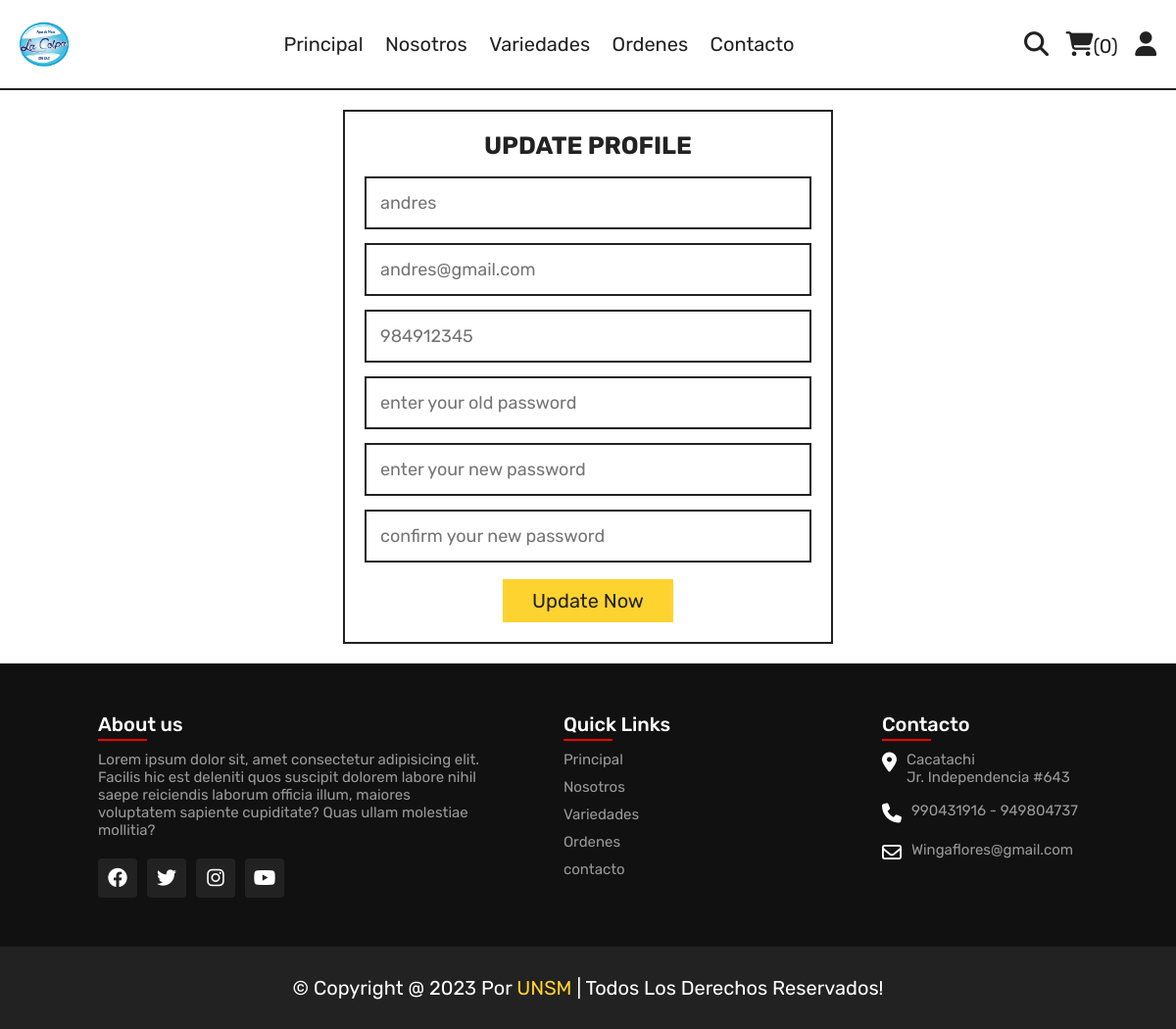
/update_profile.php (signed in), run on the app's committed database.
### tables this page shows
CREATE TABLE `users` (
  `id` int(100) NOT NULL,
  `name` varchar(20) NOT NULL,
  `email` varchar(50) NOT NULL,
  `number` varchar(10) NOT NULL,
  `password` varchar(50) NOT NULL,
  `address` varchar(500) NOT NULL
);

### update_profile.php (the view, shortened to what this page needs)
<?php
include 'components/connect.php';
?>
<!DOCTYPE html>
<html lang="en">
<head>
   <link rel="stylesheet" href="https://cdnjs.cloudflare.com/ajax/libs/font-awesome/6.1.1/css/all.min.css">
   <link rel="stylesheet" href="css/style.css">
</head>
<body>
<?php include 'components/user_header.php'; ?>
<section class="form-container update-form">
   <form action="" method="post">
      <h3>update profile</h3>
      <input type="text" name="name" placeholder="<?= $fetch_profile['name']; ?>" class="box" maxlength="50">
      <input type="email" name="email" placeholder="<?= $fetch_profile['email']; ?>" class="box" maxlength="50" oninput="this.value = this.value.replace(/\s/g, '')">
      <input type="number" name="number" placeholder="<?= $fetch_profile['number']; ?>"" class="box" min="0" max="9999999999" maxlength="10">
      <input type="password" name="old_pass" placeholder="enter your old password" class="box" maxlength="50" oninput="this.value = this.value.replace(/\s/g, '')">
      <input type="password" name="new_pass" placeholder="enter your new password" class="box" maxlength="50" oninput="this.value = this.value.replace(/\s/g, '')">
      <input type="password" name="confirm_pass" placeholder="confirm your new password" class="box" maxlength="50" oninput="this.value = this.value.replace(/\s/g, '')">
      <input type="submit" value="update now" name="submit" class="btn">
   </form>
</section>
<?php include 'components/footer.php'; ?>
</body>
</html>

### css/style.css (style rules this page uses)
:root { --yellow:#fed330; --red:#e74c3c; --white:#fff; --black:#222; --light-color:#777; --border:.2rem solid var(--black); }
* { font-family: 'Rubik', sans-serif; margin:0; padding:0; box-sizing: border-box; outline: none; border: none; text-decoration: none; }
html { font-size: 62.5%; overflow-x: hidden; scroll-behavior: smooth; stop-opacity: 7rem; }
section { margin:0 auto; max-width: 1200px; padding:2rem; }
.btn, .delete-btn { margin-top: 1rem; display: inline-block; font-size: 2rem; padding:1rem 3rem; cursor: pointer; text-transform: capitalize; transition: .2s linear; }
.btn { background-color: var(--yellow); color:var(--black); }
.form-container form { border:var(--border); margin:0 auto; max-width: 50rem; padding:2rem; text-align: center; }
.form-container form h3 { font-size: 2.5rem; color:var(--black); text-transform: uppercase; margin-bottom: 1rem; }
.form-container form .box { margin:.7rem 0; width: 100%; border:var(--border); padding:1.4rem; font-size: 1.8rem; color:var(--black); }

### data on the page
users: name "andres", email "andres@gmail.com", number "984912345"

### other printed values
$total_cart_items "0"
